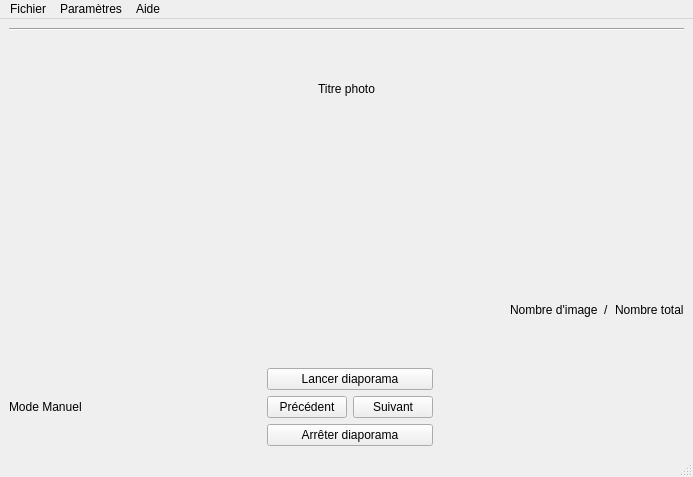
<?xml version="1.0" encoding="UTF-8"?>
<ui version="4.0">
 <class>LecteurVue</class>
 <widget class="QMainWindow" name="LecteurVue">
  <property name="geometry">
   <rect>
    <x>0</x>
    <y>0</y>
    <width>693</width>
    <height>477</height>
   </rect>
  </property>
  <property name="windowTitle">
   <string>LecteurVue</string>
  </property>
  <widget class="QWidget" name="centralwidget">
   <layout class="QVBoxLayout" name="verticalLayout_3">
    <item>
     <layout class="QVBoxLayout" name="verticalLayout">
      <item>
       <widget class="Line" name="line">
        <property name="orientation">
         <enum>Qt::Horizontal</enum>
        </property>
       </widget>
      </item>
      <item>
       <widget class="QLabel" name="lTitre">
        <property name="text">
         <string>Titre photo</string>
        </property>
        <property name="alignment">
         <set>Qt::AlignCenter</set>
        </property>
       </widget>
      </item>
      <item>
       <widget class="QLabel" name="lImage">
        <property name="text">
         <string/>
        </property>
        <property name="pixmap">
         <pixmap resource="ressourcesLecteurVue.qrc">:/v2/cartesDisney/Disney_tapis.png</pixmap>
        </property>
        <property name="alignment">
         <set>Qt::AlignCenter</set>
        </property>
       </widget>
      </item>
      <item>
       <layout class="QHBoxLayout" name="horizontalLayout">
        <item>
         <spacer name="horizontalSpacer_4">
          <property name="orientation">
           <enum>Qt::Horizontal</enum>
          </property>
          <property name="sizeHint" stdset="0">
           <size>
            <width>40</width>
            <height>20</height>
           </size>
          </property>
         </spacer>
        </item>
        <item>
         <widget class="QLabel" name="nbr_image">
          <property name="text">
           <string>Nombre d'image</string>
          </property>
         </widget>
        </item>
        <item>
         <widget class="QLabel" name="slash">
          <property name="text">
           <string>/</string>
          </property>
         </widget>
        </item>
        <item>
         <widget class="QLabel" name="nbr_total_image">
          <property name="text">
           <string>Nombre total</string>
          </property>
         </widget>
        </item>
       </layout>
      </item>
      <item>
       <layout class="QHBoxLayout" name="horizontalLayout_2">
        <item>
         <layout class="QVBoxLayout" name="verticalLayout_2">
          <item>
           <spacer name="horizontalSpacer">
            <property name="orientation">
             <enum>Qt::Horizontal</enum>
            </property>
            <property name="sizeType">
             <enum>QSizePolicy::MinimumExpanding</enum>
            </property>
            <property name="sizeHint" stdset="0">
             <size>
              <width>40</width>
              <height>20</height>
             </size>
            </property>
           </spacer>
          </item>
          <item>
           <widget class="QLabel" name="lMode">
            <property name="text">
             <string>Mode Manuel</string>
            </property>
           </widget>
          </item>
          <item>
           <spacer name="horizontalSpacer_3">
            <property name="orientation">
             <enum>Qt::Horizontal</enum>
            </property>
            <property name="sizeType">
             <enum>QSizePolicy::MinimumExpanding</enum>
            </property>
            <property name="sizeHint" stdset="0">
             <size>
              <width>40</width>
              <height>20</height>
             </size>
            </property>
           </spacer>
          </item>
         </layout>
        </item>
        <item>
         <layout class="QGridLayout" name="gridLayout">
          <item row="2" column="0">
           <widget class="QPushButton" name="bPrecedent">
            <property name="text">
             <string>Précédent</string>
            </property>
           </widget>
          </item>
          <item row="1" column="0" colspan="2">
           <widget class="QPushButton" name="bLancerDiapo">
            <property name="text">
             <string>Lancer diaporama</string>
            </property>
            <property name="checkable">
             <bool>false</bool>
            </property>
            <property name="autoDefault">
             <bool>false</bool>
            </property>
           </widget>
          </item>
          <item row="2" column="1">
           <widget class="QPushButton" name="bSuivant">
            <property name="text">
             <string>Suivant</string>
            </property>
           </widget>
          </item>
          <item row="3" column="0" colspan="2">
           <widget class="QPushButton" name="bArreterDiapo">
            <property name="text">
             <string>Arrêter diaporama</string>
            </property>
           </widget>
          </item>
         </layout>
        </item>
        <item>
         <spacer name="horizontalSpacer_2">
          <property name="orientation">
           <enum>Qt::Horizontal</enum>
          </property>
          <property name="sizeType">
           <enum>QSizePolicy::MinimumExpanding</enum>
          </property>
          <property name="sizeHint" stdset="0">
           <size>
            <width>40</width>
            <height>20</height>
           </size>
          </property>
         </spacer>
        </item>
       </layout>
      </item>
     </layout>
    </item>
   </layout>
  </widget>
  <widget class="QMenuBar" name="menubar">
   <property name="geometry">
    <rect>
     <x>0</x>
     <y>0</y>
     <width>693</width>
     <height>26</height>
    </rect>
   </property>
   <widget class="QMenu" name="menuParam_tres">
    <property name="title">
     <string>Paramètres</string>
    </property>
    <addaction name="actionCharger_diaporama"/>
    <addaction name="actionVitesse"/>
    <addaction name="actionEnlever_diaporama"/>
   </widget>
   <widget class="QMenu" name="menuFichier">
    <property name="title">
     <string>Fichier</string>
    </property>
    <addaction name="actionQuitter"/>
   </widget>
   <widget class="QMenu" name="menuAide">
    <property name="title">
     <string>Aide</string>
    </property>
    <addaction name="actionAide"/>
   </widget>
   <addaction name="menuFichier"/>
   <addaction name="menuParam_tres"/>
   <addaction name="menuAide"/>
  </widget>
  <widget class="QStatusBar" name="statusbar"/>
  <action name="actionVitesse">
   <property name="text">
    <string>Vitesse de défilement</string>
   </property>
  </action>
  <action name="actionEnlever_diaporama">
   <property name="text">
    <string>Enlever diaporama</string>
   </property>
  </action>
  <action name="actionCharger_diaporama">
   <property name="text">
    <string>Charger diaporama</string>
   </property>
  </action>
  <action name="actionQuitter">
   <property name="text">
    <string>Quitter</string>
   </property>
  </action>
  <action name="actionAide">
   <property name="text">
    <string>À propos de...</string>
   </property>
  </action>
 </widget>
 <resources>
  <include location="ressourcesLecteurVue.qrc"/>
 </resources>
 <connections>
  <connection>
   <sender>actionQuitter</sender>
   <signal>triggered()</signal>
   <receiver>LecteurVue</receiver>
   <slot>close()</slot>
   <hints>
    <hint type="sourcelabel">
     <x>-1</x>
     <y>-1</y>
    </hint>
    <hint type="destinationlabel">
     <x>346</x>
     <y>238</y>
    </hint>
   </hints>
  </connection>
 </connections>
</ui>
